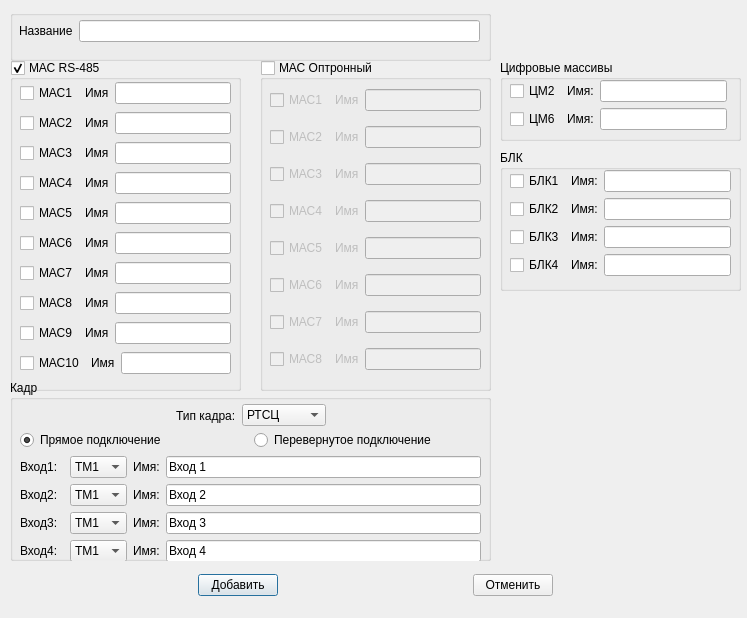
<?xml version="1.0" encoding="UTF-8"?>
<ui version="4.0">
 <class>dAddDevice</class>
 <widget class="QDialog" name="dAddDevice">
  <property name="geometry">
   <rect>
    <x>0</x>
    <y>0</y>
    <width>747</width>
    <height>618</height>
   </rect>
  </property>
  <property name="windowTitle">
   <string>Добавление прибора</string>
  </property>
  <widget class="QGroupBox" name="groupBox">
   <property name="geometry">
    <rect>
     <x>10</x>
     <y>10</y>
     <width>481</width>
     <height>51</height>
    </rect>
   </property>
   <property name="title">
    <string/>
   </property>
   <widget class="QWidget" name="formLayoutWidget">
    <property name="geometry">
     <rect>
      <x>9</x>
      <y>10</y>
      <width>461</width>
      <height>31</height>
     </rect>
    </property>
    <layout class="QFormLayout" name="formLayout">
     <item row="0" column="0">
      <widget class="QLabel" name="label">
       <property name="text">
        <string>Название</string>
       </property>
      </widget>
     </item>
     <item row="0" column="1">
      <widget class="QLineEdit" name="leDeviceName"/>
     </item>
    </layout>
   </widget>
  </widget>
  <widget class="QGroupBox" name="gbMAS485">
   <property name="geometry">
    <rect>
     <x>10</x>
     <y>60</y>
     <width>231</width>
     <height>331</height>
    </rect>
   </property>
   <property name="title">
    <string>МАС RS-485</string>
   </property>
   <property name="checkable">
    <bool>true</bool>
   </property>
   <widget class="QWidget" name="layoutWidget">
    <property name="geometry">
     <rect>
      <x>10</x>
      <y>20</y>
      <width>211</width>
      <height>301</height>
     </rect>
    </property>
    <layout class="QVBoxLayout" name="verticalLayout">
     <item>
      <layout class="QHBoxLayout" name="horizontalLayout">
       <item>
        <widget class="QCheckBox" name="cbMAS1_485">
         <property name="text">
          <string>МАС1</string>
         </property>
        </widget>
       </item>
       <item>
        <widget class="QLabel" name="label_3">
         <property name="text">
          <string>Имя</string>
         </property>
        </widget>
       </item>
       <item>
        <widget class="QLineEdit" name="leMAS1_485"/>
       </item>
      </layout>
     </item>
     <item>
      <layout class="QHBoxLayout" name="horizontalLayout_2">
       <item>
        <widget class="QCheckBox" name="cbMAS2_485">
         <property name="text">
          <string>МАС2</string>
         </property>
        </widget>
       </item>
       <item>
        <widget class="QLabel" name="label_4">
         <property name="text">
          <string>Имя</string>
         </property>
        </widget>
       </item>
       <item>
        <widget class="QLineEdit" name="leMAS2_485"/>
       </item>
      </layout>
     </item>
     <item>
      <layout class="QHBoxLayout" name="horizontalLayout_3">
       <item>
        <widget class="QCheckBox" name="cbMAS3_485">
         <property name="text">
          <string>МАС3</string>
         </property>
        </widget>
       </item>
       <item>
        <widget class="QLabel" name="label_5">
         <property name="text">
          <string>Имя</string>
         </property>
        </widget>
       </item>
       <item>
        <widget class="QLineEdit" name="leMAS3_485"/>
       </item>
      </layout>
     </item>
     <item>
      <layout class="QHBoxLayout" name="horizontalLayout_4">
       <item>
        <widget class="QCheckBox" name="cbMAS4_485">
         <property name="text">
          <string>МАС4</string>
         </property>
        </widget>
       </item>
       <item>
        <widget class="QLabel" name="label_6">
         <property name="text">
          <string>Имя</string>
         </property>
        </widget>
       </item>
       <item>
        <widget class="QLineEdit" name="leMAS4_485"/>
       </item>
      </layout>
     </item>
     <item>
      <layout class="QHBoxLayout" name="horizontalLayout_9">
       <item>
        <widget class="QCheckBox" name="cbMAS5_485">
         <property name="text">
          <string>МАС5</string>
         </property>
        </widget>
       </item>
       <item>
        <widget class="QLabel" name="label_11">
         <property name="text">
          <string>Имя</string>
         </property>
        </widget>
       </item>
       <item>
        <widget class="QLineEdit" name="leMAS5_485"/>
       </item>
      </layout>
     </item>
     <item>
      <layout class="QHBoxLayout" name="horizontalLayout_15">
       <item>
        <widget class="QCheckBox" name="cbMAS6_485">
         <property name="text">
          <string>МАС6</string>
         </property>
        </widget>
       </item>
       <item>
        <widget class="QLabel" name="label_17">
         <property name="text">
          <string>Имя</string>
         </property>
        </widget>
       </item>
       <item>
        <widget class="QLineEdit" name="leMAS6_485"/>
       </item>
      </layout>
     </item>
     <item>
      <layout class="QHBoxLayout" name="horizontalLayout_22">
       <item>
        <widget class="QCheckBox" name="cbMAS7_485">
         <property name="text">
          <string>МАС7</string>
         </property>
        </widget>
       </item>
       <item>
        <widget class="QLabel" name="label_24">
         <property name="text">
          <string>Имя</string>
         </property>
        </widget>
       </item>
       <item>
        <widget class="QLineEdit" name="leMAS7_485"/>
       </item>
      </layout>
     </item>
     <item>
      <layout class="QHBoxLayout" name="horizontalLayout_23">
       <item>
        <widget class="QCheckBox" name="cbMAS8_485">
         <property name="text">
          <string>МАС8</string>
         </property>
        </widget>
       </item>
       <item>
        <widget class="QLabel" name="label_25">
         <property name="text">
          <string>Имя</string>
         </property>
        </widget>
       </item>
       <item>
        <widget class="QLineEdit" name="leMAS8_485"/>
       </item>
      </layout>
     </item>
     <item>
      <layout class="QHBoxLayout" name="horizontalLayout_32">
       <item>
        <widget class="QCheckBox" name="cbMAS9_485">
         <property name="text">
          <string>МАС9</string>
         </property>
        </widget>
       </item>
       <item>
        <widget class="QLabel" name="label_34">
         <property name="text">
          <string>Имя</string>
         </property>
        </widget>
       </item>
       <item>
        <widget class="QLineEdit" name="leMAS9_485"/>
       </item>
      </layout>
     </item>
     <item>
      <layout class="QHBoxLayout" name="horizontalLayout_33">
       <item>
        <widget class="QCheckBox" name="cbMAS10_485">
         <property name="text">
          <string>МАС10</string>
         </property>
        </widget>
       </item>
       <item>
        <widget class="QLabel" name="label_35">
         <property name="text">
          <string>Имя</string>
         </property>
        </widget>
       </item>
       <item>
        <widget class="QLineEdit" name="leMAS10_485"/>
       </item>
      </layout>
     </item>
    </layout>
   </widget>
  </widget>
  <widget class="QGroupBox" name="gbMAS_OP">
   <property name="geometry">
    <rect>
     <x>260</x>
     <y>60</y>
     <width>231</width>
     <height>331</height>
    </rect>
   </property>
   <property name="title">
    <string>МАС Оптронный</string>
   </property>
   <property name="checkable">
    <bool>true</bool>
   </property>
   <property name="checked">
    <bool>false</bool>
   </property>
   <widget class="QWidget" name="layoutWidget">
    <property name="geometry">
     <rect>
      <x>10</x>
      <y>20</y>
      <width>211</width>
      <height>301</height>
     </rect>
    </property>
    <layout class="QVBoxLayout" name="verticalLayout_2">
     <item>
      <layout class="QHBoxLayout" name="horizontalLayout_44">
       <item>
        <widget class="QCheckBox" name="cbMAS1_OP">
         <property name="text">
          <string>МАС1</string>
         </property>
        </widget>
       </item>
       <item>
        <widget class="QLabel" name="label_46">
         <property name="text">
          <string>Имя</string>
         </property>
        </widget>
       </item>
       <item>
        <widget class="QLineEdit" name="leMAS1_OP"/>
       </item>
      </layout>
     </item>
     <item>
      <layout class="QHBoxLayout" name="horizontalLayout_45">
       <item>
        <widget class="QCheckBox" name="cbMAS2_OP">
         <property name="text">
          <string>МАС2</string>
         </property>
        </widget>
       </item>
       <item>
        <widget class="QLabel" name="label_47">
         <property name="text">
          <string>Имя</string>
         </property>
        </widget>
       </item>
       <item>
        <widget class="QLineEdit" name="leMAS2_OP"/>
       </item>
      </layout>
     </item>
     <item>
      <layout class="QHBoxLayout" name="horizontalLayout_46">
       <item>
        <widget class="QCheckBox" name="cbMAS3_OP">
         <property name="text">
          <string>МАС3</string>
         </property>
        </widget>
       </item>
       <item>
        <widget class="QLabel" name="label_48">
         <property name="text">
          <string>Имя</string>
         </property>
        </widget>
       </item>
       <item>
        <widget class="QLineEdit" name="leMAS3_OP"/>
       </item>
      </layout>
     </item>
     <item>
      <layout class="QHBoxLayout" name="horizontalLayout_47">
       <item>
        <widget class="QCheckBox" name="cbMAS4_OP">
         <property name="text">
          <string>МАС4</string>
         </property>
        </widget>
       </item>
       <item>
        <widget class="QLabel" name="label_49">
         <property name="text">
          <string>Имя</string>
         </property>
        </widget>
       </item>
       <item>
        <widget class="QLineEdit" name="leMAS4_OP"/>
       </item>
      </layout>
     </item>
     <item>
      <layout class="QHBoxLayout" name="horizontalLayout_48">
       <item>
        <widget class="QCheckBox" name="cbMAS5_OP">
         <property name="text">
          <string>МАС5</string>
         </property>
        </widget>
       </item>
       <item>
        <widget class="QLabel" name="label_50">
         <property name="text">
          <string>Имя</string>
         </property>
        </widget>
       </item>
       <item>
        <widget class="QLineEdit" name="leMAS5_OP"/>
       </item>
      </layout>
     </item>
     <item>
      <layout class="QHBoxLayout" name="horizontalLayout_49">
       <item>
        <widget class="QCheckBox" name="cbMAS6_OP">
         <property name="text">
          <string>МАС6</string>
         </property>
        </widget>
       </item>
       <item>
        <widget class="QLabel" name="label_51">
         <property name="text">
          <string>Имя</string>
         </property>
        </widget>
       </item>
       <item>
        <widget class="QLineEdit" name="leMAS6_OP"/>
       </item>
      </layout>
     </item>
     <item>
      <layout class="QHBoxLayout" name="horizontalLayout_50">
       <item>
        <widget class="QCheckBox" name="cbMAS7_OP">
         <property name="text">
          <string>МАС7</string>
         </property>
        </widget>
       </item>
       <item>
        <widget class="QLabel" name="label_52">
         <property name="text">
          <string>Имя</string>
         </property>
        </widget>
       </item>
       <item>
        <widget class="QLineEdit" name="leMAS7_OP"/>
       </item>
      </layout>
     </item>
     <item>
      <layout class="QHBoxLayout" name="horizontalLayout_51">
       <item>
        <widget class="QCheckBox" name="cbMAS8_OP">
         <property name="text">
          <string>МАС8</string>
         </property>
        </widget>
       </item>
       <item>
        <widget class="QLabel" name="label_53">
         <property name="text">
          <string>Имя</string>
         </property>
        </widget>
       </item>
       <item>
        <widget class="QLineEdit" name="leMAS8_OP"/>
       </item>
      </layout>
     </item>
    </layout>
   </widget>
  </widget>
  <widget class="QWidget" name="horizontalLayoutWidget_44">
   <property name="geometry">
    <rect>
     <x>10</x>
     <y>570</y>
     <width>731</width>
     <height>31</height>
    </rect>
   </property>
   <layout class="QHBoxLayout" name="horizontalLayout_52">
    <item>
     <spacer name="horizontalSpacer">
      <property name="orientation">
       <enum>Qt::Horizontal</enum>
      </property>
      <property name="sizeHint" stdset="0">
       <size>
        <width>40</width>
        <height>20</height>
       </size>
      </property>
     </spacer>
    </item>
    <item>
     <widget class="QPushButton" name="pbOk">
      <property name="text">
       <string>Добавить</string>
      </property>
      <property name="default">
       <bool>true</bool>
      </property>
     </widget>
    </item>
    <item>
     <spacer name="horizontalSpacer_2">
      <property name="orientation">
       <enum>Qt::Horizontal</enum>
      </property>
      <property name="sizeHint" stdset="0">
       <size>
        <width>40</width>
        <height>20</height>
       </size>
      </property>
     </spacer>
    </item>
    <item>
     <widget class="QPushButton" name="pbCancel">
      <property name="text">
       <string>Отменить</string>
      </property>
     </widget>
    </item>
    <item>
     <spacer name="horizontalSpacer_3">
      <property name="orientation">
       <enum>Qt::Horizontal</enum>
      </property>
      <property name="sizeHint" stdset="0">
       <size>
        <width>40</width>
        <height>20</height>
       </size>
      </property>
     </spacer>
    </item>
   </layout>
  </widget>
  <widget class="QGroupBox" name="groupBox_2">
   <property name="geometry">
    <rect>
     <x>500</x>
     <y>150</y>
     <width>241</width>
     <height>141</height>
    </rect>
   </property>
   <property name="title">
    <string>БЛК</string>
   </property>
   <widget class="QWidget" name="layoutWidget">
    <property name="geometry">
     <rect>
      <x>10</x>
      <y>20</y>
      <width>221</width>
      <height>108</height>
     </rect>
    </property>
    <layout class="QVBoxLayout" name="verticalLayout_3">
     <item>
      <layout class="QHBoxLayout" name="horizontalLayout_5">
       <item>
        <widget class="QCheckBox" name="cbBLK1Enable">
         <property name="text">
          <string>БЛК1</string>
         </property>
        </widget>
       </item>
       <item>
        <widget class="QLabel" name="label_2">
         <property name="text">
          <string>Имя:</string>
         </property>
        </widget>
       </item>
       <item>
        <widget class="QLineEdit" name="leBLK1Name"/>
       </item>
      </layout>
     </item>
     <item>
      <layout class="QHBoxLayout" name="horizontalLayout_6">
       <item>
        <widget class="QCheckBox" name="cbBLK2Enable">
         <property name="text">
          <string>БЛК2</string>
         </property>
        </widget>
       </item>
       <item>
        <widget class="QLabel" name="label_7">
         <property name="text">
          <string>Имя:</string>
         </property>
        </widget>
       </item>
       <item>
        <widget class="QLineEdit" name="leBLK2Name"/>
       </item>
      </layout>
     </item>
     <item>
      <layout class="QHBoxLayout" name="horizontalLayout_7">
       <item>
        <widget class="QCheckBox" name="cbBLK3Enable">
         <property name="text">
          <string>БЛК3</string>
         </property>
        </widget>
       </item>
       <item>
        <widget class="QLabel" name="label_8">
         <property name="text">
          <string>Имя:</string>
         </property>
        </widget>
       </item>
       <item>
        <widget class="QLineEdit" name="leBLK3Name"/>
       </item>
      </layout>
     </item>
     <item>
      <layout class="QHBoxLayout" name="horizontalLayout_8">
       <item>
        <widget class="QCheckBox" name="cbBLK4Enable">
         <property name="text">
          <string>БЛК4</string>
         </property>
        </widget>
       </item>
       <item>
        <widget class="QLabel" name="label_9">
         <property name="text">
          <string>Имя:</string>
         </property>
        </widget>
       </item>
       <item>
        <widget class="QLineEdit" name="leBLK4Name"/>
       </item>
      </layout>
     </item>
    </layout>
   </widget>
  </widget>
  <widget class="QGroupBox" name="groupBox_3">
   <property name="geometry">
    <rect>
     <x>10</x>
     <y>380</y>
     <width>481</width>
     <height>181</height>
    </rect>
   </property>
   <property name="title">
    <string>Кадр</string>
   </property>
   <widget class="QWidget" name="layoutWidget">
    <property name="geometry">
     <rect>
      <x>10</x>
      <y>50</y>
      <width>461</width>
      <height>133</height>
     </rect>
    </property>
    <layout class="QVBoxLayout" name="verticalLayout_4">
     <item>
      <layout class="QHBoxLayout" name="horizontalLayout_14">
       <item>
        <widget class="QRadioButton" name="rbPrymInput">
         <property name="text">
          <string>Прямое подключение</string>
         </property>
         <property name="checked">
          <bool>true</bool>
         </property>
        </widget>
       </item>
       <item>
        <widget class="QRadioButton" name="rbInvertInput">
         <property name="text">
          <string>Перевернутое подключение</string>
         </property>
        </widget>
       </item>
      </layout>
     </item>
     <item>
      <layout class="QHBoxLayout" name="horizontalLayout_10">
       <item>
        <widget class="QLabel" name="label_12">
         <property name="text">
          <string>Вход1:  </string>
         </property>
        </widget>
       </item>
       <item>
        <widget class="QComboBox" name="cbCh1Potok">
         <item>
          <property name="text">
           <string>ТМ1</string>
          </property>
         </item>
         <item>
          <property name="text">
           <string>ТМ2</string>
          </property>
         </item>
         <item>
          <property name="text">
           <string>Откл</string>
          </property>
         </item>
        </widget>
       </item>
       <item>
        <widget class="QLabel" name="label_10">
         <property name="text">
          <string>Имя:</string>
         </property>
        </widget>
       </item>
       <item>
        <widget class="QLineEdit" name="leCh1Name">
         <property name="text">
          <string>Вход 1</string>
         </property>
        </widget>
       </item>
      </layout>
     </item>
     <item>
      <layout class="QHBoxLayout" name="horizontalLayout_11">
       <item>
        <widget class="QLabel" name="label_13">
         <property name="text">
          <string>Вход2:  </string>
         </property>
        </widget>
       </item>
       <item>
        <widget class="QComboBox" name="cbCh2Potok">
         <item>
          <property name="text">
           <string>ТМ1</string>
          </property>
         </item>
         <item>
          <property name="text">
           <string>ТМ2</string>
          </property>
         </item>
         <item>
          <property name="text">
           <string>Откл</string>
          </property>
         </item>
        </widget>
       </item>
       <item>
        <widget class="QLabel" name="label_14">
         <property name="text">
          <string>Имя:</string>
         </property>
        </widget>
       </item>
       <item>
        <widget class="QLineEdit" name="leCh2Name">
         <property name="text">
          <string>Вход 2</string>
         </property>
        </widget>
       </item>
      </layout>
     </item>
     <item>
      <layout class="QHBoxLayout" name="horizontalLayout_12">
       <item>
        <widget class="QLabel" name="label_15">
         <property name="text">
          <string>Вход3:  </string>
         </property>
        </widget>
       </item>
       <item>
        <widget class="QComboBox" name="cbCh3Potok">
         <item>
          <property name="text">
           <string>ТМ1</string>
          </property>
         </item>
         <item>
          <property name="text">
           <string>ТМ2</string>
          </property>
         </item>
         <item>
          <property name="text">
           <string>Откл</string>
          </property>
         </item>
        </widget>
       </item>
       <item>
        <widget class="QLabel" name="label_16">
         <property name="text">
          <string>Имя:</string>
         </property>
        </widget>
       </item>
       <item>
        <widget class="QLineEdit" name="leCh3Name">
         <property name="text">
          <string>Вход 3</string>
         </property>
        </widget>
       </item>
      </layout>
     </item>
     <item>
      <layout class="QHBoxLayout" name="horizontalLayout_13">
       <item>
        <widget class="QLabel" name="label_18">
         <property name="text">
          <string>Вход4:  </string>
         </property>
        </widget>
       </item>
       <item>
        <widget class="QComboBox" name="cbCh4Potok">
         <item>
          <property name="text">
           <string>ТМ1</string>
          </property>
         </item>
         <item>
          <property name="text">
           <string>ТМ2</string>
          </property>
         </item>
         <item>
          <property name="text">
           <string>Откл</string>
          </property>
         </item>
        </widget>
       </item>
       <item>
        <widget class="QLabel" name="label_19">
         <property name="text">
          <string>Имя:</string>
         </property>
        </widget>
       </item>
       <item>
        <widget class="QLineEdit" name="leCh4Name">
         <property name="text">
          <string>Вход 4</string>
         </property>
        </widget>
       </item>
      </layout>
     </item>
    </layout>
   </widget>
   <widget class="QWidget" name="horizontalLayoutWidget">
    <property name="geometry">
     <rect>
      <x>10</x>
      <y>20</y>
      <width>461</width>
      <height>31</height>
     </rect>
    </property>
    <layout class="QHBoxLayout" name="horizontalLayout_18">
     <item>
      <spacer name="horizontalSpacer_4">
       <property name="orientation">
        <enum>Qt::Horizontal</enum>
       </property>
       <property name="sizeHint" stdset="0">
        <size>
         <width>40</width>
         <height>20</height>
        </size>
       </property>
      </spacer>
     </item>
     <item>
      <widget class="QLabel" name="label_22">
       <property name="text">
        <string>Тип кадра:</string>
       </property>
      </widget>
     </item>
     <item>
      <widget class="QComboBox" name="cbKadrType">
       <item>
        <property name="text">
         <string>РТСЦ</string>
        </property>
       </item>
       <item>
        <property name="text">
         <string>РТСЦ-М</string>
        </property>
       </item>
       <item>
        <property name="text">
         <string>ВААР</string>
        </property>
       </item>
       <item>
        <property name="text">
         <string>РТСЦ-М1</string>
        </property>
       </item>
      </widget>
     </item>
     <item>
      <spacer name="horizontalSpacer_5">
       <property name="orientation">
        <enum>Qt::Horizontal</enum>
       </property>
       <property name="sizeHint" stdset="0">
        <size>
         <width>40</width>
         <height>20</height>
        </size>
       </property>
      </spacer>
     </item>
    </layout>
   </widget>
  </widget>
  <widget class="QGroupBox" name="groupBox_4">
   <property name="geometry">
    <rect>
     <x>500</x>
     <y>60</y>
     <width>241</width>
     <height>81</height>
    </rect>
   </property>
   <property name="title">
    <string>Цифровые массивы</string>
   </property>
   <widget class="QWidget" name="layoutWidget">
    <property name="geometry">
     <rect>
      <x>10</x>
      <y>20</y>
      <width>217</width>
      <height>52</height>
     </rect>
    </property>
    <layout class="QVBoxLayout" name="verticalLayout_5">
     <item>
      <layout class="QHBoxLayout" name="horizontalLayout_16">
       <item>
        <widget class="QCheckBox" name="cbDM2Enable">
         <property name="text">
          <string>ЦМ2</string>
         </property>
        </widget>
       </item>
       <item>
        <widget class="QLabel" name="label_20">
         <property name="text">
          <string>Имя:</string>
         </property>
        </widget>
       </item>
       <item>
        <widget class="QLineEdit" name="leDM2Name"/>
       </item>
      </layout>
     </item>
     <item>
      <layout class="QHBoxLayout" name="horizontalLayout_17">
       <item>
        <widget class="QCheckBox" name="cbDM6Enable">
         <property name="text">
          <string>ЦМ6</string>
         </property>
        </widget>
       </item>
       <item>
        <widget class="QLabel" name="label_21">
         <property name="text">
          <string>Имя:</string>
         </property>
        </widget>
       </item>
       <item>
        <widget class="QLineEdit" name="leDM6Name"/>
       </item>
      </layout>
     </item>
    </layout>
   </widget>
  </widget>
 </widget>
 <resources/>
 <connections/>
</ui>
